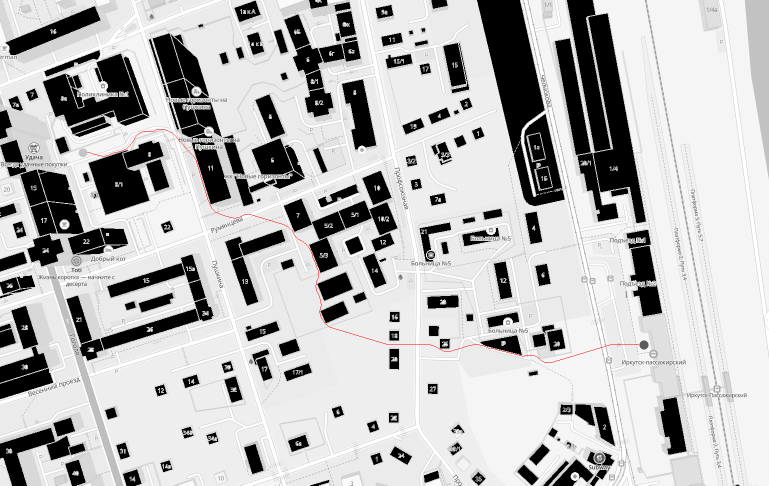
#> input picture python/lib/lian/results/d-10-ma-23.png, 1538 x 971 px, given in place of map.bmp, which was not available (shown at 1/2 size)
$ python test.py
#> lines starting #> are read from the running program, lines starting #| are printed output that depends on the picture; after the words box and inside, x2 and y2 are one past the last pixel; in counts of white or black regions, pixels touching at a corner belong together; pictures that were not available may be replaced by others from this repository, and a replacement may not be noted
### python/lib/lian/image_utils.py
import cv2
import matplotlib.pyplot as plt
import numpy as np
from skimage.measure import label, regionprops


class ImageUtils:
    @staticmethod
    def read(filename):
#> called with filename = './map.bmp'
        return cv2.cvtColor(cv2.imread(filename, cv2.IMREAD_GRAYSCALE), cv2.COLOR_BGR2RGB)
#> returned value: shape (971, 1538, 3); min 0, max 255, mean 186.2

    # [9 lines left out: functions save, show, not called in this run]

    @staticmethod
    def binarize(image):
        blurred = cv2.medianBlur(image, 5)
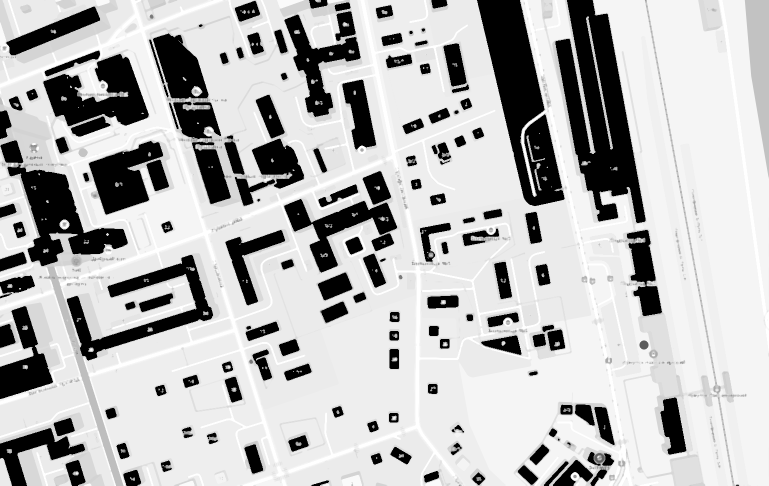
#> blurred: shape (971, 1538, 3) (shown at 1/2 size); min 0, max 255, mean 186.8
        _, thresh = cv2.threshold(blurred, 225, 255, cv2.THRESH_BINARY)
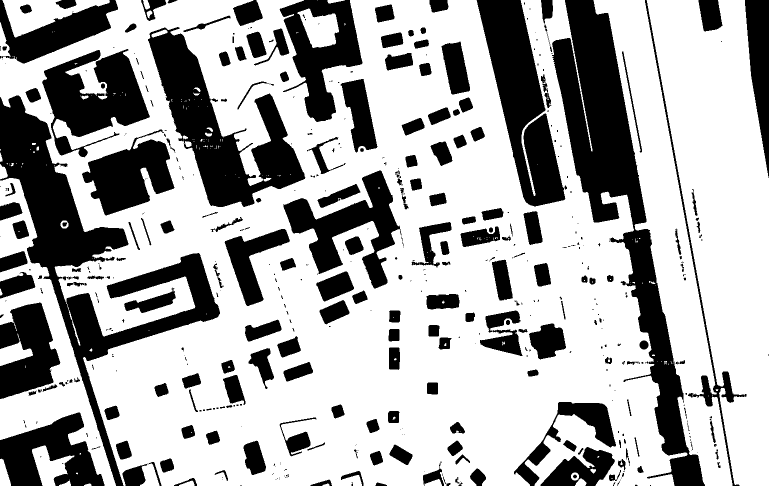
#> thresh: shape (971, 1538, 3) (shown at 1/2 size); 67.6% white; 530 black regions (294 under 20 px), largest, box (x1, y1, x2, y2) and area: (1104, 0, 1410, 971) 72939, (0, 191, 440, 971) 63534, (296, 54, 611, 414) 40907
        cleaned = ImageUtils.__remove_noise(thresh)
        return ImageUtils.__binarize(cleaned)

    # [4 lines left out: function draw_the_path, not called in this run]

    @staticmethod
    def __remove_noise(image):
        labeled = label(image, 255, connectivity=2)
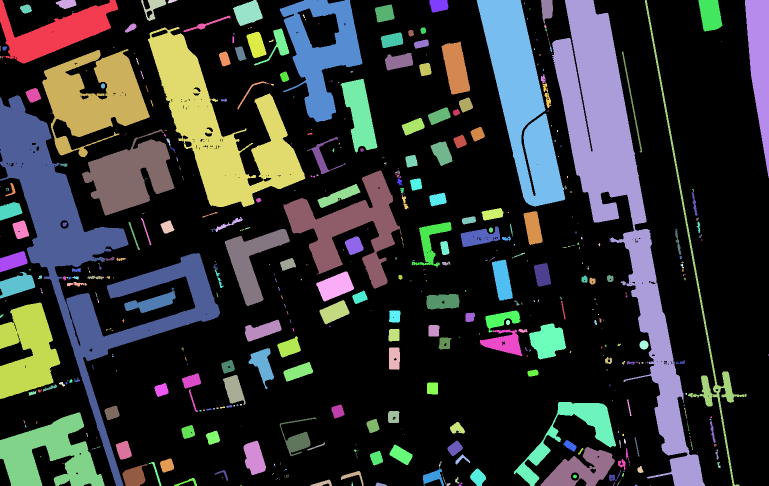
#> labeled: shape (971, 1538, 3) int64 (shown at 1/2 size); 531 distinct labels, from 0 to 530; one colour per label, 0 black
        regions = regionprops(labeled)
#> regions = 530 regions
        amount = area_sum = avg_area = 0
        for region in regions:
            area_sum += region.area
            amount += 1
#> this loop made 530 passes
#> area_sum on passes 1 to 3: 38697, 40302, 42831
#> after the loop, amount = 530; area_sum = 1452039
        avg_area = area_sum / amount
#> avg_area = 2739.7
        for region in regions:
            bbox = region.bbox
            if region.area < avg_area * 0.1:
                labeled[bbox[0]:bbox[3], bbox[1]:bbox[4]] = [0, 0, 0]
#> this loop made 530 passes
#> bbox on passes 1 to 3: (0, 0, 0, 127, 236, 3), (0, 111, 0, 18, 153, 3), (0, 282, 0, 42, 333, 3)
#> labeled: shape (971, 1538, 3) int64; 147 distinct labels, from 0 to 518
        return labeled

    @staticmethod
    def __binarize(image):
        r, g, b = image[:, :, 0], image[:, :, 2], image[:, :, 1]
#> r: shape (971, 1538) int64; 147 distinct labels, from 0 to 518
        r = np.where(r > 0, 255, 0)
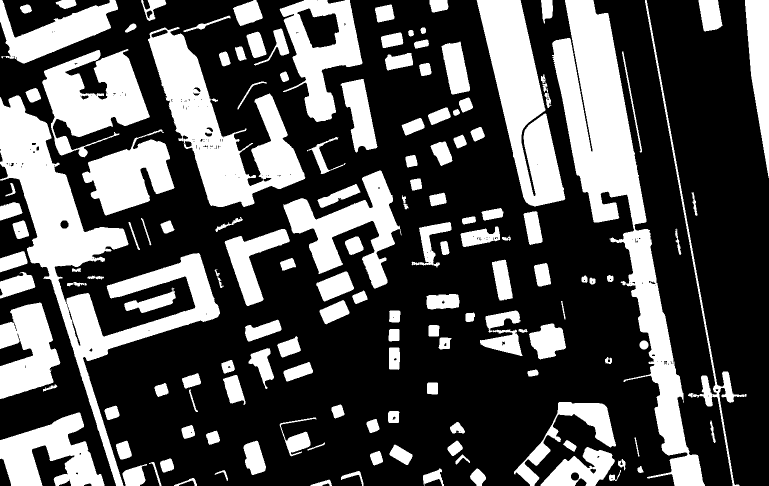
#> r: shape (971, 1538) int64 (shown at 1/2 size); 32% white; 146 white regions, largest, box (x1, y1, x2, y2) and area: (1104, 0, 1410, 971) 72939, (0, 191, 440, 971) 63534, (296, 54, 611, 414) 40907
        g = np.where(g > 0, 255, 0)
        b = np.where(b > 0, 255, 0)
        binarized = np.int64(
#> (the run stopped early here; a loop or call above may not have finished)
